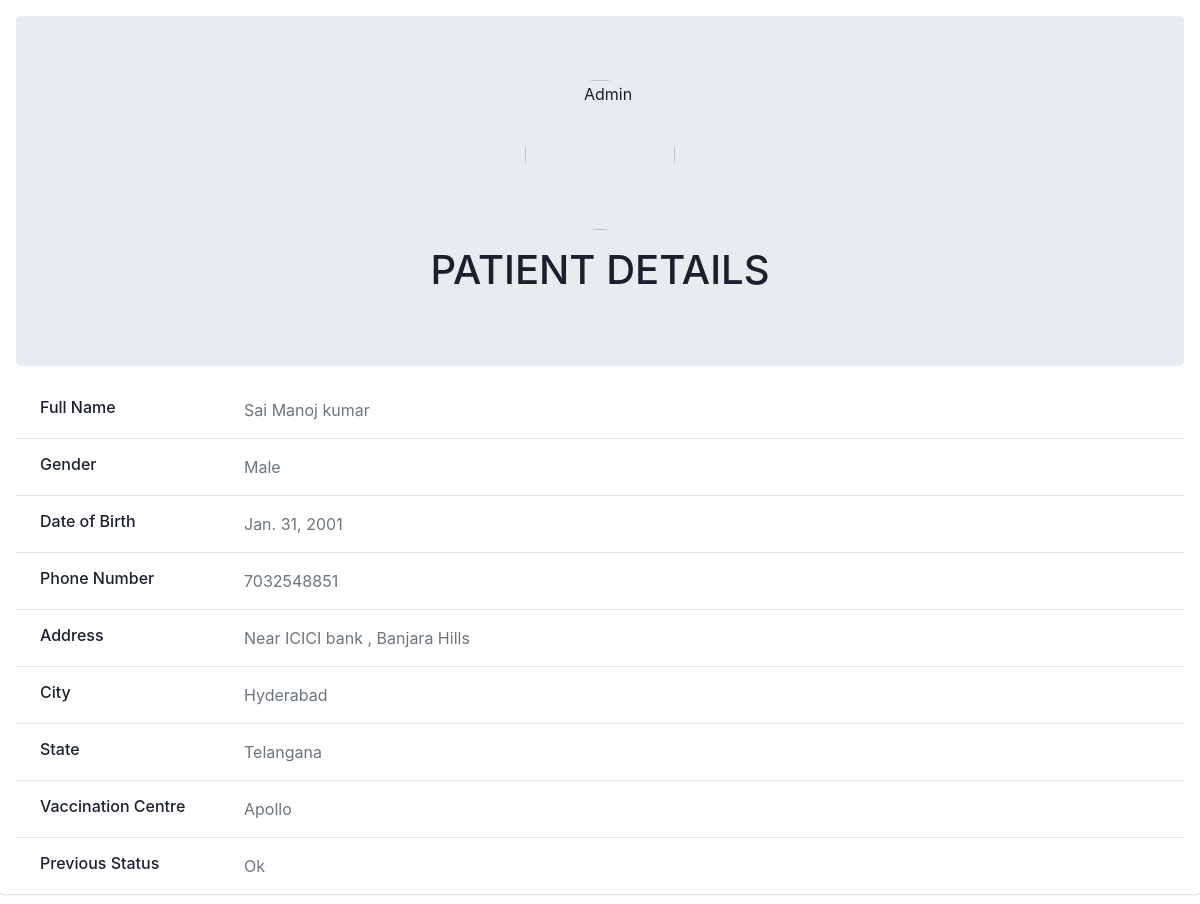
/vc/report/showpatient/1/ (signed in), run on the app's committed database.
### C19V/models.py (models this page shows, shortened)
class VaccinatedPerson(models.Model):
    GENDER_CHOICES = (('M','Male'),('F','Female'))
    user = models.OneToOneField(User,on_delete=CASCADE)
    name = models.CharField(max_length=50,null=True)
    gender = models.CharField(max_length=1,choices=GENDER_CHOICES,null=True)
    dob = models.DateField(null=True)
    phone_no =models.CharField(max_length=10,null=True)
    address = models.TextField(max_length=128,null=True)
    city = models.CharField(max_length=50,null=True)
    state = models.CharField(max_length=50,null=True)
    date_created = models.DateTimeField(auto_now_add=True)
    centre = models.CharField(max_length=50,null=True) # TestCentre's name

class Status(models.Model):
    STATUS = (('Good','Feeling good'),('Ok','Feeling somewhat good'),('Bad','Feeling Bad'))
    status = models.CharField(max_length=4,choices=STATUS)
    person = models.ForeignKey(VaccinatedPerson,on_delete=models.CASCADE)
    date = models.DateField(auto_now_add=True)
    time = models.TimeField(auto_now_add=True)

### C19V/views.py (the view)
# urls.py: path('vc/report/showpatient/<str:pk>/',views.show,name='show_patient'),                     # to show a particular vaccination person details
@decorators.VC_required(login_url='loginvc')
def show(request,pk):
   person = models.VaccinatedPerson.objects.get(id=pk)
   status = models.Status.objects.filter(person=person).last()
   context={'person':person ,'status':status}
   return render(request,'showpatient.html',context)

### C19V/templates/showpatient.html (shortened to what this page needs)
{% load static %}
<link rel="stylesheet" href="https://stackpath.bootstrapcdn.com/bootstrap/4.3.1/css/bootstrap.min.css">
<link rel="stylesheet" type="text/css" href="{% static '/css/patient_home.css'%}">
<centre>
    <div class="container-md-8">
      <div class="card mb-3">
        <div class="card-body">
          <div class="jumbotron align-items-center text-center">
            <img src="https://bootdey.com/img/Content/avatar/avatar7.png" alt="Admin" class="rounded-circle" width="150">
            <div class="mt-3">
              <h1>PATIENT DETAILS</h1>
            </div>
          </div>
          <div class="row">
            <div class="col-sm-3">
              <h6 class="mb-0 pl-4">Full Name</h6>
            </div>
            <div class="col-sm-9 pl-4 text-secondary">
              {{ person.name }}
            </div>
          </div>
          <hr>
          <div class="row">
            <div class="col-sm-3">
              <h6 class="mb-0 pl-4">Gender</h6>
            </div>
            <div class="col-sm-9 pl-4 text-secondary">
              {% if person.gender == 'M' %}
                Male
              {% else %}
                Female
              {% endif %}
            </div>
          </div>
          <hr>
          <div class="row">
            <div class="col-sm-3">
              <h6 class="mb-0 pl-4">Date of Birth</h6>
            </div>
            <div class="col-sm-9 pl-4 text-secondary">
              {{person.dob | date}}
            </div>
          </div>
          <hr>
          <div class="row">
            <div class="col-sm-3">
              <h6 class="mb-0 pl-4">Phone Number</h6>
            </div>
            <div class="col-sm-9 pl-4 text-secondary">
              {{person.phone_no}}
            </div>
          </div>
          <hr>
          <div class="row">
            <div class="col-sm-3">
              <h6 class="mb-0 pl-4">Address</h6>
            </div>
            <div class="col-sm-9 pl-4 text-secondary">
              {{person.address}}
            </div>
          </div>
          <hr>
          <div class="row">
            <div class="col-sm-3">
              <h6 class="mb-0 pl-4">City</h6>
            </div>
            <div class="col-sm-9 pl-4 text-secondary">
              {{person.city}}
            </div>
          </div>
          <hr>
          <div class="row">
            <div class="col-sm-3">
              <h6 class="mb-0 pl-4">State</h6>
            </div>
            <div class="col-sm-9 pl-4 text-secondary">
              {{ person.state }}
            </div>
          </div>
          <hr>
          <div class="row">
            <div class="col-sm-3">
              <h6 class="mb-0 pl-4">Vaccination Centre</h6>
            </div>
            <div class="col-sm-9 pl-4 text-secondary">
              {{ person.centre }}
            </div>
          </div>
          <hr>
          <div class="row">
            <div class="col-sm-3">
              <h6 class="mb-0 pl-4">Previous Status</h6>
            </div>
            <div class="col-sm-9 pl-4 text-secondary">
              {{status.status}}
            </div>
          </div>
        </div>
      </div>
    </div>
  </centre>

### C19V/static/css/patient_home.css (style rules this page uses)
.card { box-shadow: 0 1px 3px 0 rgba(0, 0, 0, .1), 0 1px 2px 0 rgba(0, 0, 0, .06); }
.card { position: relative; display: flex; flex-direction: column; min-width: 0; word-wrap: break-word; background-color: white; background-clip: border-box; border: 0 solid rgba(0, 0, 0, .125); border-radius: .25rem; }
.row { width: 75%; }
.card-body { flex: 1 1 auto; min-height: 1px; padding: 1rem; }
.mb-3, .my-3 { margin-bottom: 1rem!important; }

### data on the page
VaccinatedPerson: name "Sai Manoj kumar", dob "Jan. 31, 2001", phone_no "7032548851", address "Near ICICI bank , Banjara Hills", city "Hyderabad", state "Telangana", centre "Apollo"
Status: status "Ok"
